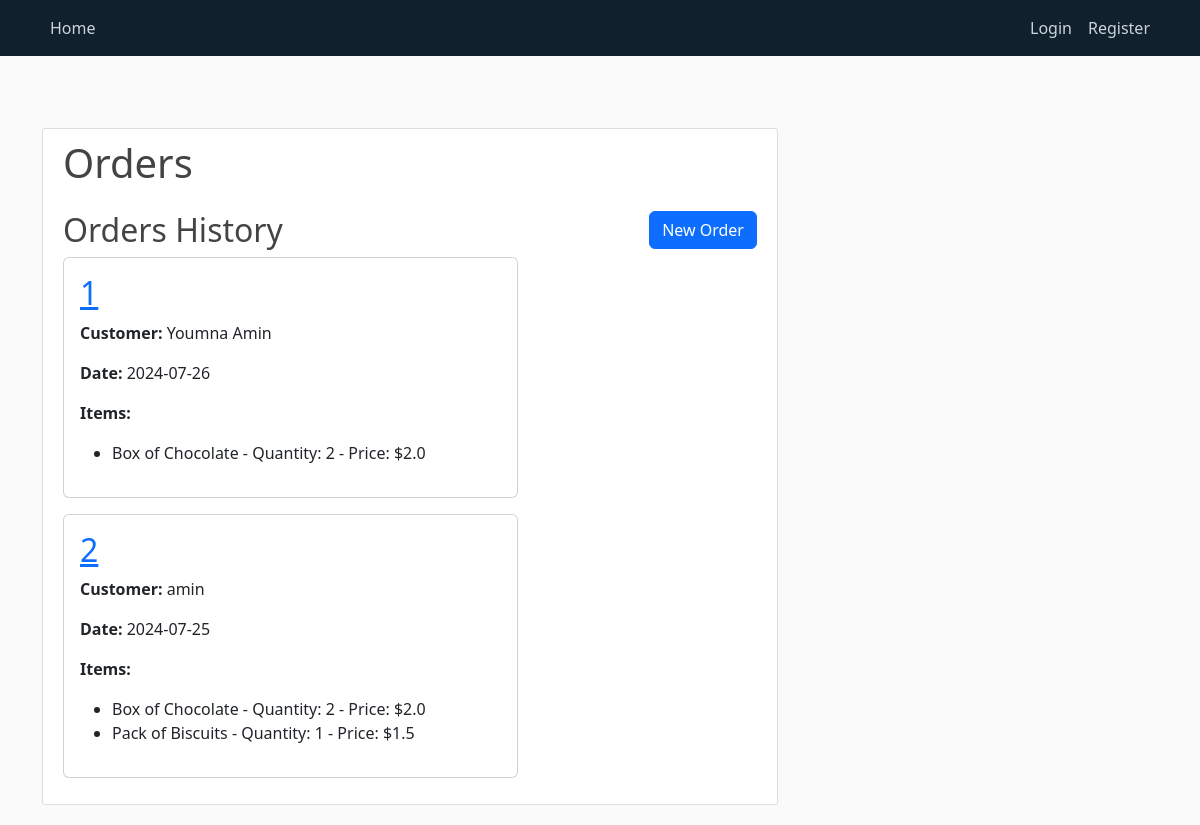
The page /orders/home/orders on the database as committed earlier.
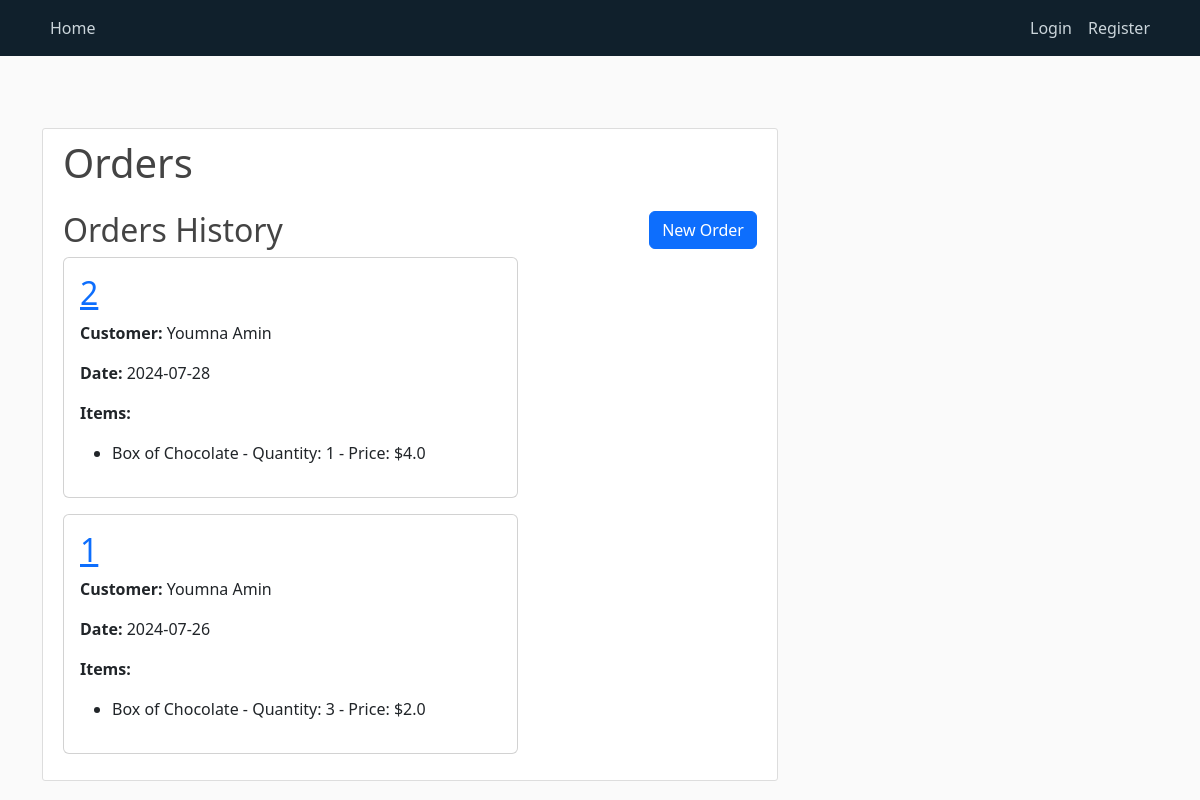
The same page on the database as committed later.
### app/models.py (models this page shows, shortened)
class Order(db.Model):
    id = db.Column(db.Integer, primary_key=True)
    date = db.Column(db.Date, nullable=False, default=datetime.utcnow)
    client_id = db.Column(db.Integer, db.ForeignKey('client.id'), nullable=False)
    items = db.relationship('OrderItem', backref='order', lazy=True)

class Client(db.Model):
    id = db.Column(db.Integer, primary_key=True)
    name = db.Column(db.String(20), nullable=False)
    address = db.Column(db.String(120), nullable=False)
    phone = db.Column(db.String(15), unique=True, nullable=False)
    date_created = db.Column(db.DateTime, default=datetime.utcnow)
    orders = db.relationship('Order', backref='client', lazy=True)

class OrderItem(db.Model):
    id = db.Column(db.Integer, primary_key=True)
    order_id = db.Column(db.Integer, db.ForeignKey('order.id'), nullable=False)
    item = db.Column(db.String(120), nullable=False)
    quantity = db.Column(db.Integer, nullable=False)
    price = db.Column(db.Float, nullable=False)

### app/orders_routes.py (the view, shortened to what this page needs)
@orders_bp.route("/home/orders", methods=['GET', 'POST'])
def orders_page():
    form = OrderForm()
    menu_items = Menu.query.all()
    item_choices = [(item.name, f"{item.name} - ${item.price}") for item in menu_items]
    for item_form in form.items:
        item_form.item.choices = item_choices
    orders = Order.query.order_by(Order.date.desc()).all()
    return render_template('orders.html', title="Orders", form=form, orders=orders, menu_items=menu_items)

### app/templates/orders.html
{% extends "layout.html" %}
{% block content %}
<div class="content-section">
    <h1 class="mb-4">Orders</h1>
    <div class="row">
        <div class="col-md-8">
            <h2>Orders History</h2>
            {% if orders %}
                {% for order in orders %}
                <div class="card mb-3">
                    <div class="card-body">
                        <h2 class="card-title">
                            <a href="{{ url_for('orders_bp.order_details', order_id=order.id) }}">{{ order.id }}</a>
                        </h2>
                        <p class="card-text"><strong>Customer:</strong> {{ order.client.name }}</p>
                        <p class="card-text"><strong>Date:</strong> {{ order.date }}</p>
                        <p class="card-text"><strong>Items:</strong></p>
                        <ul>
                            {% for item in order.items %}
                            <li>{{ item.item }} - Quantity: {{ item.quantity }} - Price: ${{ item.price }}</li>
                            {% endfor %}
                        </ul>
                    </div>
                </div>
                {% endfor %}
            {% else %}
                <p>No orders found.</p>
            {% endif %}
        </div>
        <div class="col-md-4">
            <a href="{{ url_for('orders_bp.new_order_page') }}" class="btn btn-primary float-end">New Order</a>
        </div>
    </div>
</div>
{% endblock %}

### app/templates/layout.html (shortened to what this page needs)
<!DOCTYPE html>
<html lang="en">
    <head>
        <link href="https://cdn.jsdelivr.net/npm/bootstrap@5.3.3/dist/css/bootstrap.min.css" rel="stylesheet">
        <link rel="stylesheet" type="text/css" href="{{ url_for('static', filename='main.css') }}">
    </head>
    <body>
        <header class="site-header">
            <nav class="navbar navbar-expand-md navbar-dark bg-steel fixed-top">
              <div class="container">
                <div class="collapse navbar-collapse" id="navbarToggle">
                  <ul class="navbar-nav me-auto">
                    <li class="nav-item">
                      <a class="nav-link" href="{{ url_for('home_page') }}">Home</a>
                    </li>
                  </ul>
                  <ul class="navbar-nav">
                    {% if current_user.is_authenticated %}
                      <li class="nav-item">
                        <a class="nav-link" href="{{ url_for('logout') }}">Logout</a>
                      </li>
                    {% else %}
                      <li class="nav-item">
                        <a class="nav-link" href="{{ url_for('login_page') }}">Login</a>
                      </li>
                      <li class="nav-item">
                        <a class="nav-link" href="{{ url_for('register_page') }}">Register</a>
                      </li>
                    {% endif %}
                  </ul>
                </div>
              </div>
            </nav>
        </header>
        <main role="main" class="container mt-5 pt-5">
            <div class="row">
              <div class="col-md-8">
                {% block content %}{% endblock %}
              </div>
            </div>
        </main>
    </body>
</html>

### app/static/main.css (style rules this page uses)
body { background: #fafafa; color: #333333; margin-top: 5rem; }
h1, h2, h3, h4, h5, h6 { color: #444444; }
.bg-steel { background-color: #10202c; }
.site-header .navbar-nav .nav-link { color: #cbd5db; }
.content-section { background: #ffffff; padding: 10px 20px; border: 1px solid #dddddd; border-radius: 3px; margin-bottom: 20px; }

Rows that differ between the two databases and show on the page:
removed OrderItem: item "Box of Chocolate", quantity "2", price "2.0", shown under Order id 1
removed OrderItem: item "Box of Chocolate", quantity "2", price "2.0", shown under Order id 2
removed OrderItem: item "Pack of Biscuits", quantity "1", price "1.5", shown under Order id 2
changed Order id 2: client.name "amin" → "Youmna Amin"; date "2024-07-25" → "2024-07-28"; moves up the list
added OrderItem: item "Box of Chocolate", quantity "1", price "4.0", shown under Order id 2
added OrderItem: item "Box of Chocolate", quantity "3", price "2.0", shown under Order id 1
